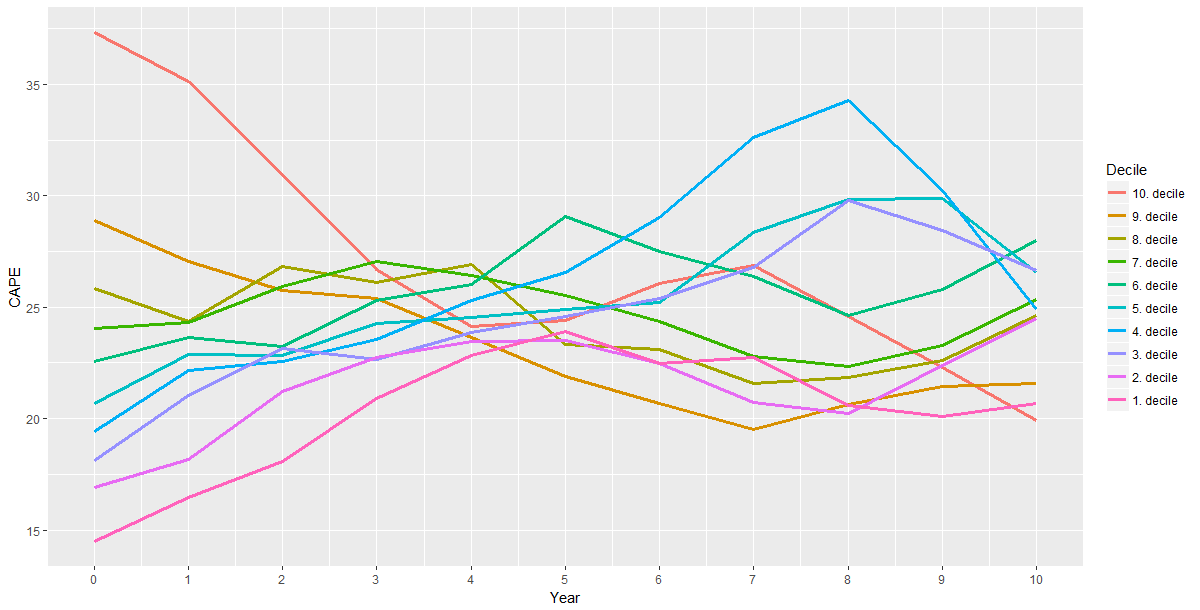

Generate this figure with R:
library(dplyr)
library(gtools)
library(ggplot2)

data <- read.csv("chart.csv", fileEncoding = "UTF-8-BOM")

# Replace zeroes with NA and delete unneeded rows and columns
data[data == 0] <- NA
data <- data[1:I(grep("The", data$Date) - 1), ]
data <- data %>% select(-Date)

# Calculate average CAPEs
cape_data <- as.data.frame(rowMeans(data, na.rm = T))
colnames(cape_data) <- "CAPE"

# Calculate CAPE after n months
cape_data <- cape_data %>%
  mutate(CAPE_n1 = lead(.$CAPE, 12 * 1),
         CAPE_n2 = lead(.$CAPE, 12 * 2),
         CAPE_n3 = lead(.$CAPE, 12 * 3),
         CAPE_n4 = lead(.$CAPE, 12 * 4),
         CAPE_n5 = lead(.$CAPE, 12 * 5),
         CAPE_n6 = lead(.$CAPE, 12 * 6),
         CAPE_n7 = lead(.$CAPE, 12 * 7),
         CAPE_n8 = lead(.$CAPE, 12 * 8),
         CAPE_n9 = lead(.$CAPE, 12 * 9),
         CAPE_n10 = lead(.$CAPE, 12 * 10)
  )

# Format and omit NA rows
colnames(cape_data)[1] <- "CAPE"
cape_data <- na.omit(cape_data)

# Calculate means for the CAPEs in each decile
deciles <- seq(0, 1.1, 0.1)
for (i in 1:10){
  temp <- cape_data %>% 
    filter(CAPE < quantile(cape_data$CAPE, deciles[i + 1], na.rm = T),
           CAPE > quantile(cape_data$CAPE, deciles[i], na.rm = T)) %>%
    colMeans(na.rm = T)
  
  assign(paste0("cape_n", i), as.data.frame(temp))
  assign(paste0("cape_n", i), as.data.frame(cbind(paste0(i, ". decile"), temp)))
}

# Bind all CAPE data frames
capes <- mget(ls(pattern = "cape_n")) %>% 
  bind_rows() %>% 
  `colnames<-`(c("Decile", "CAPE"))

# Order by decile & remove unnecessary data frames
capes <- capes[mixedorder(capes$Decile), ]
capes$CAPE <- as.numeric(capes$CAPE)
rm(list = ls(pattern = "cape_n"))

# Add orders & factor levels for plotting
capes$Year <- 0:10
capes$Decile <- as.factor(capes$Decile)
capes <- transform(capes, Decile=factor(Decile,levels=mixedsort(levels(Decile), 
                                                                decreasing=TRUE)))
# Plot
ggplot(data = capes, aes(x = Year, y = CAPE)) +
  geom_line(aes(color = Decile, group = Decile), size = 1.2) +
  scale_x_continuous(breaks = 0:10)
